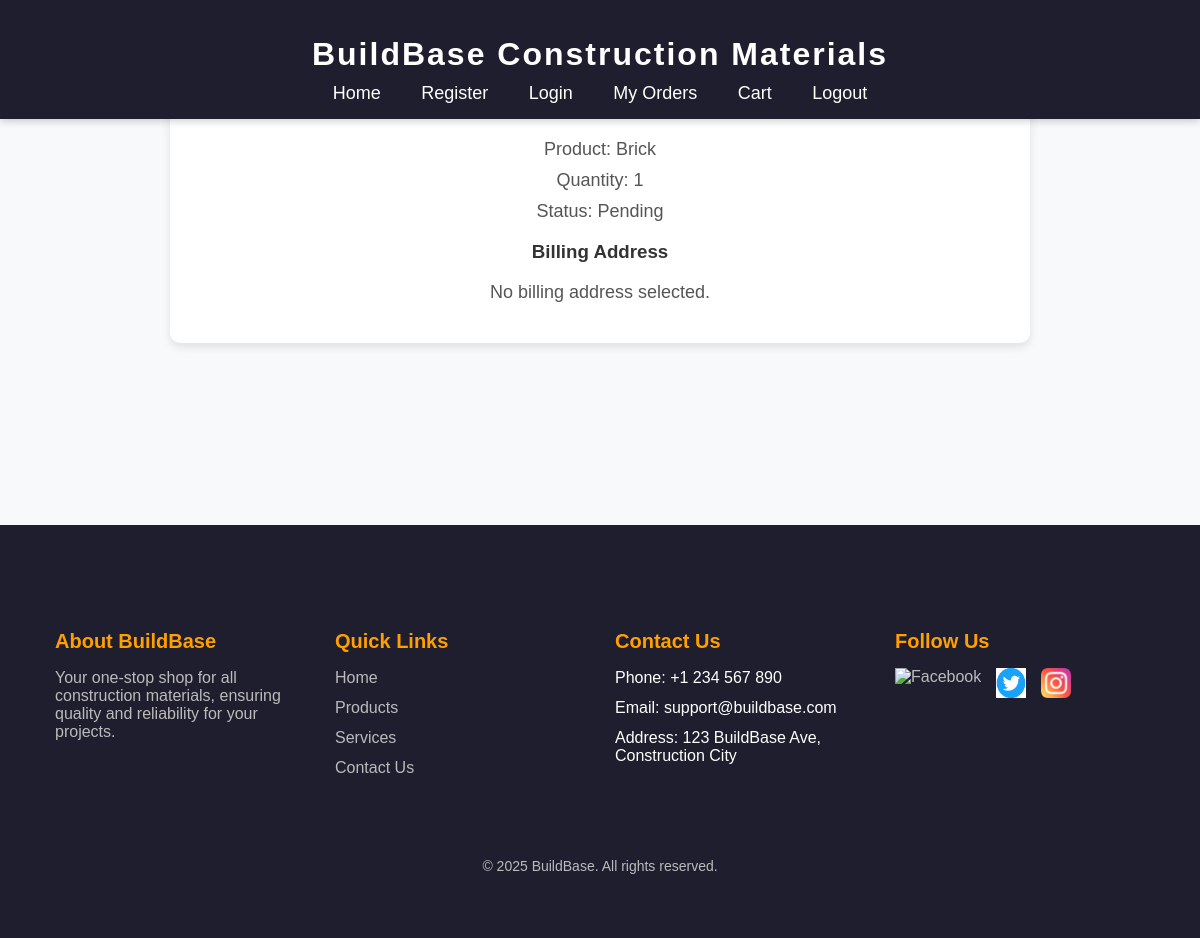
/order/detail/1/ (signed in), run on the app's committed database.
### app/models.py (models this page shows, shortened)
class Order(models.Model):
    user = models.ForeignKey(User, on_delete=models.CASCADE)
    product = models.ForeignKey(Product, on_delete=models.CASCADE)
    quantity = models.IntegerField()
    amount = models.IntegerField(default=0)  # Default amount = 0
    ordered_at = models.DateTimeField(auto_now_add=True)
    status = models.CharField(max_length=100, default="Pending")
    billing_address = models.ForeignKey(BillingAddress, on_delete=models.SET_NULL, null=True, blank=True)
    razorpay_order_id = models.CharField(max_length=100, blank=True, null=True)
    razorpay_payment_id = models.CharField(max_length=100, blank=True, null=True)
    razorpay_signature = models.CharField(max_length=255, blank=True, null=True)

class Product(models.Model):
    name = models.CharField(max_length=200)
    description = models.TextField()
    price = models.DecimalField(max_digits=10, decimal_places=2)
    stock = models.IntegerField()
    image = models.ImageField(upload_to='products/')
    category = models.CharField(max_length=100)

### app/views.py (the view)
# urls.py: path('order/detail/<int:order_id>/', views.order_detail, name='order_detail'),
@login_required
def order_detail(request, order_id):
    order = get_object_or_404(Order, id=order_id)
    return render(request, 'user/order_detail.html', {'order': order})

### templates/user/order_detail.html (shortened to what this page needs)
<!DOCTYPE html>
<html lang="en">
<head>
    {% load static %}
    {% load custom_filters %}
    <link rel="stylesheet" href="{% static 'css/order_detail.css' %}">
</head>
<body>
    <header>
        <h1>BuildBase Construction Materials</h1>
        <nav>
            <a href="{% url 'home' %}">Home</a>
            <a href="{% url 'register' %}">Register</a>
            <a href="{% url 'login' %}">Login</a>
            <a href="{% url 'user_orders' %}">My Orders</a>
            <a href="{% url 'view_cart' %}">Cart</a>
            <a href="{% url 'logout' %}">Logout</a>
        </nav>
    </header>
    <form method="post">
    <div class="main">
        <h3>Order Details</h3>
        <p>Product: {{ order.product.name }}</p>
        <p>Quantity: {{ order.quantity }}</p>
        <p>Status: {{ order.status }}</p>
        <h3>Billing Address</h3>
        {% if order.billing_address %}
            <p><strong>Name :</strong>{{ order.billing_address.full_name }}</p>
            <p><strong>Address :</strong>{{ order.billing_address.address_line }}</p>
            <p><strong>City :</strong>{{ order.billing_address.city }}</p>
            <p><strong>State :</strong>{{ order.billing_address.state }}</p>
            <p><strong>Postal code :</strong>{{ order.billing_address.postal_code }}</p>
            <p><strong>country :</strong>{{ order.billing_address.country }}</p>
            <p><strong>Phone :</strong> {{ order.billing_address.phone_number }}</p>
        {% else %}
            <p>No billing address selected.</p>
        {% endif %}
    </div><br><br><br><br>
</form>
    <footer class="footer">
        <div class="container">
            <div class="footer-section">
                <h3>About BuildBase</h3>
                <p>Your one-stop shop for all construction materials, ensuring quality and reliability for your projects.</p>
            </div>
            <div class="footer-section">
                <h3>Quick Links</h3>
                <ul>
                    <li><a href="{% url 'home' %}">Home</a></li>
                    <li><a href="{% url 'home' %}">Products</a></li>
                    <li><a href="#">Services</a></li>
                    <li><a href="#">Contact Us</a></li>
                </ul>
            </div>
            <div class="footer-section">
                <h3>Contact Us</h3>
                <ul>
                    <li>Phone: +1 234 567 890</li>
                    <li>Email: support@buildbase.com</li>
                    <li>Address: 123 BuildBase Ave, Construction City</li>
                </ul>
            </div>
            <div class="footer-section">
                <h3>Follow Us</h3>
                <div class="social-icons">
                    <a href="#"><img src="{% static 'images/facebook.png' %}" alt="Facebook"></a>
                    <a href="#"><img src="{% static 'images/twitter.png' %}" alt="Twitter"></a>
                    <a href="#"><img src="{% static 'images/insta.png' %}" alt="Instagram"></a>
                </div>
            </div>
        </div>
        <div class="footer-bottom">
            <p>&copy; 2025 BuildBase. All rights reserved.</p>
        </div>
    </footer>
</body>
</html>

### static/css/order_detail.css (style rules this page uses)
body { font-family: Arial, sans-serif; margin: 0; padding: 0; color: #333; background-color: #f8f9fa; }
header { background-color: #1e1e2f; color: white; padding: 15px 0; text-align: center; position: fixed; top: 0; left: 0; right: 0; z-index: 1000; box-shadow: 0 2px 8px rgba(0, 0, 0, 0.2); }
header h1 { font-size: 32px; font-weight: bold; letter-spacing: 2px; margin-bottom: 5px; }
nav { margin-top: 10px; }
nav a { color: #fff; text-decoration: none; margin: 0 18px; font-weight: 500; font-size: 18px; transition: color 0.3s ease; }
.container { max-width: 1200px; margin: 120px auto; padding: 20px; }
.main { background: #fff; border-radius: 10px; box-shadow: 0px 4px 10px rgba(0, 0, 0, 0.1); padding: 30px; margin: 50px auto; max-width: 800px; text-align: center; }
.main p { font-size: 18px; color: #555; margin: 10px 0; }
.footer { background-color: #1e1e2f; color: #fff; padding: 50px 20px; margin-top: 60px; }
.footer .container { display: flex; flex-wrap: wrap; justify-content: space-between; max-width: 1200px; margin: 0 auto; }
.footer-section { flex: 1; margin: 15px; max-width: 300px; }
.footer-section h3 { font-size: 20px; color: #ff9f00; margin-bottom: 15px; font-weight: 600; }
.footer-section p { font-size: 16px; color: #bbb; }
.footer-section ul { list-style: none; padding: 0; }
.footer-section li { margin-bottom: 12px; }
.footer-section a { color: #bbb; text-decoration: none; font-size: 16px; }
.social-icons { display: flex; gap: 15px; }
.social-icons a img { width: 30px; height: 30px; transition: transform 0.3s ease; }
.footer-bottom { text-align: center; margin-top: 30px; font-size: 14px; color: #bbb; }

### data on the page
Order: product.name "Brick", quantity "1", status "Pending"
